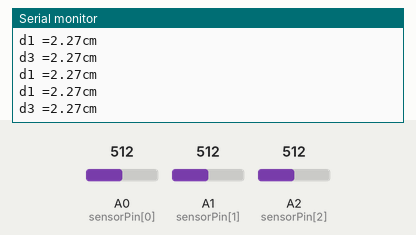
This sketch was run on a simulated Arduino Uno, built with avr-gcc and run on an emulated ATmega328P. On the bench: the last lines printed to the serial monitor. The test bench sets the inputs (shaded band); at power-on: A0 (sensorPin[0]) = 512, A2 (sensorPin[2]) = 512, A1 (sensorPin[1]) = 512.

Above: at 1.2 s.
1.3 s: A0 (sensorPin[0]) set to 716
At 1.83 s:
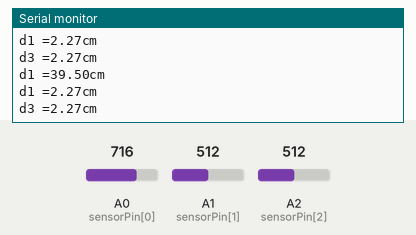
2.8 s: A2 (sensorPin[2]) set to 716
At 3.25 s:
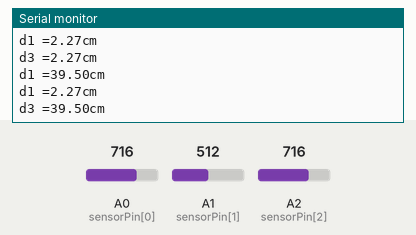
5.8 s: A1 (sensorPin[1]) set to 306
At 6.56 s:
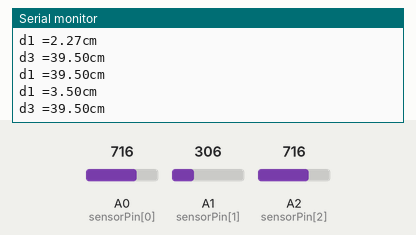
7.3 s: A0 (sensorPin[0]) set to 900
At 7.98 s:
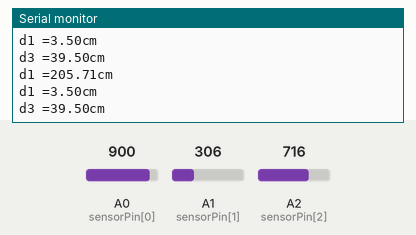
8.8 s: A1 (sensorPin[1]) set to 122
At 9.4 s:
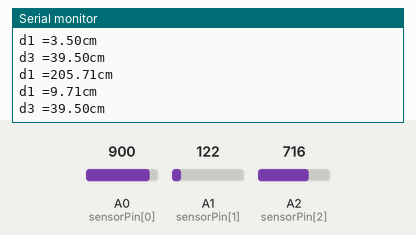
10.3 s: A2 (sensorPin[2]) set to 900
At 10.82 s:
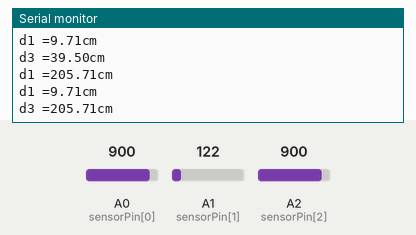
Timing chart, 0 to 12.8 s (numbered marks = the images above; inputs shaded):
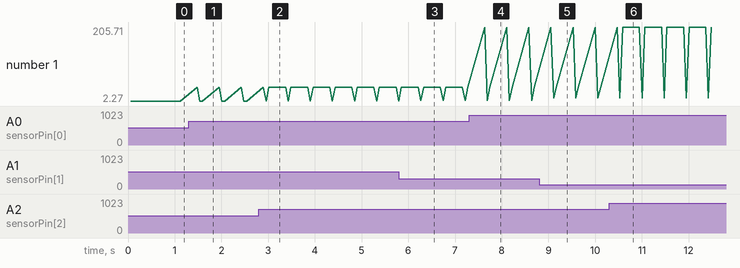

Measured:
- after the input at 1.3 s, the serial monitor: prints a new line after 0.18 s (image 1)
- after the input at 2.8 s, the serial monitor: prints a new line after 0.21 s (image 2)
- after the input at 5.8 s, the serial monitor: prints a new line after 0.47 s (image 3)
- after the input at 7.3 s, the serial monitor: prints a new line after 0.33 s (image 4)
- after the input at 8.8 s, the serial monitor: prints a new line after 0.31 s (image 5)
- after the input at 10.3 s, the serial monitor: prints a new line after 0.29 s (image 6)

The sketch:

SharpIr.ino
```cpp
const int sensorPin[] = {A0,A1,A2};
float distance[3];
const int AVERAGE_OF =50;
const float MCU_VOLTAGE = 5.0;

void setup()
{
  Serial.begin(9600);
}
void loop(){
  readDistance(0);//read sensor 1
  Serial.print("d1 =");
  Serial.print(distance[0]);
  Serial.println("cm");
  readDistance(1);//read sensor 2
  Serial.print("d1 =");
  Serial.print(distance[1]);
  Serial.println("cm");
  readDistance(2);//read sensor 3
  Serial.print("d3 =");
  Serial.print(distance[2]);
  Serial.println("cm");
  delay(300);
}
void readDistance(int sensor){
      float voltage_temp_average=0;
      for(int i=0; i < AVERAGE_OF; i++){
      int sensorValue = analogRead(sensorPin[sensor] );
      delay(1);
      voltage_temp_average +=sensorValue * (MCU_VOLTAGE / 1023.0);
    }
   voltage_temp_average /= AVERAGE_OF;
   distance[sensor] = 33.9 + -69.5*(voltage_temp_average) + 62.3*pow(voltage_temp_average,2) + -25.4*pow(voltage_temp_average,3) + 3.83*pow(voltage_temp_average,4);

}
```
